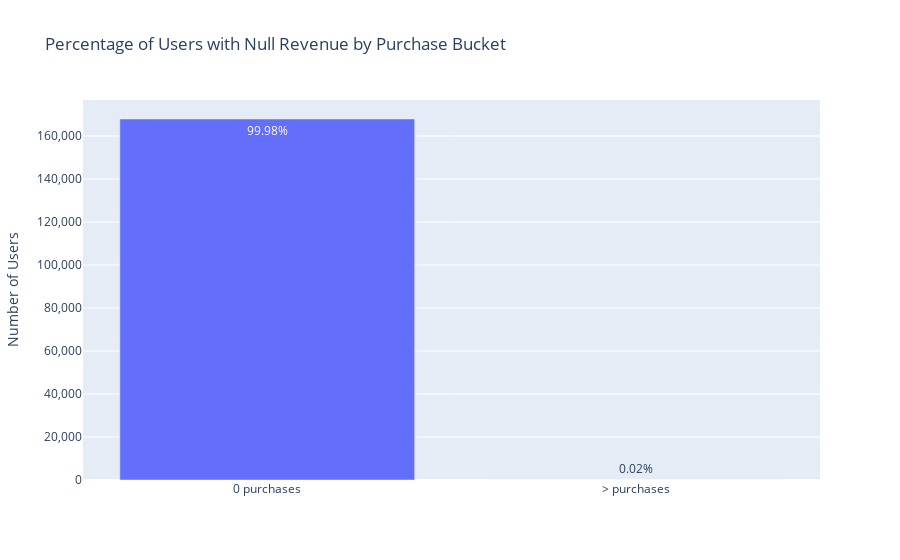

The notebook cell saved with this chart:
### Code cell
fig = px.bar(
    null_revenue_overview_df,
    x = 'purchase_bucket',
    y = 'users',
    text = null_revenue_overview_df["pct_nulls"].apply(lambda v: f"{v:.2%}"),
    title='Percentage of Users with Null Revenue by Purchase Bucket', 
    labels = {"pct_nulls":"Percent of NULL-revenue users", "purchase_bucket":""}
)
fig.update_layout(yaxis_tickformat=',.0f', yaxis_title='Number of Users')
fig.show()

### Figure 1 — Plotly figure (JSON) as saved in the notebook; plotly's stock layout.template omitted (floating-point values rounded to 4 significant figures)
{"data": [{"hovertemplate": "=%{x}<br>users=%{y}<br>text=%{text}<extra></extra>", "legendgroup": "", "marker": {"color": "#636efa", "pattern": {"shape": ""}}, "name": "", "orientation": "v", "showlegend": false, "text": ["99.98%", "0.02%"], "textposition": "auto", "type": "bar", "x": ["0 purchases", "> purchases"], "xaxis": "x", "y": [167912, 28], "yaxis": "y"}], "layout": {"barmode": "relative", "legend": {"tracegroupgap": 0}, "title": {"text": "Percentage of Users with Null Revenue by Purchase Bucket"}, "xaxis": {"anchor": "y", "domain": [0, 1], "title": {"text": ""}}, "yaxis": {"anchor": "x", "domain": [0, 1], "tickformat": ",.0f", "title": {"text": "Number of Users"}}}}
